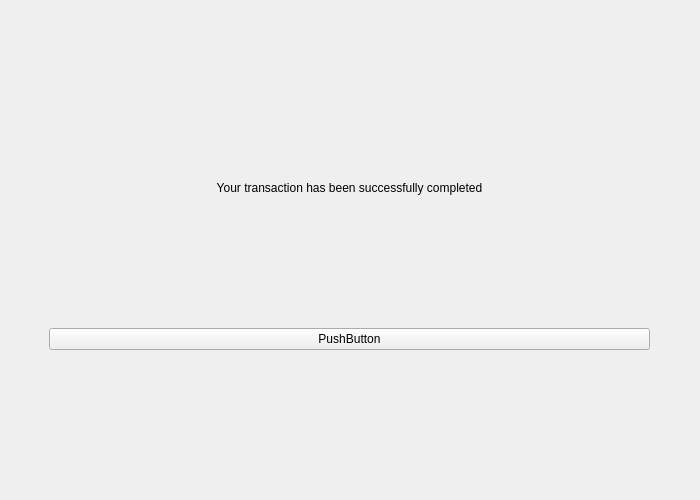
<?xml version="1.0" encoding="UTF-8"?>
<ui version="4.0">
 <class>CheckBalancePage</class>
 <widget class="QWidget" name="CheckBalancePage">
  <property name="geometry">
   <rect>
    <x>0</x>
    <y>0</y>
    <width>700</width>
    <height>500</height>
   </rect>
  </property>
  <property name="windowTitle">
   <string>Form</string>
  </property>
  <widget class="QStackedWidget" name="stackedWidget">
   <property name="geometry">
    <rect>
     <x>0</x>
     <y>0</y>
     <width>700</width>
     <height>500</height>
    </rect>
   </property>
   <widget class="QWidget" name="PrintReceipt">
    <widget class="QWidget" name="verticalLayoutWidget">
     <property name="geometry">
      <rect>
       <x>-1</x>
       <y>-1</y>
       <width>701</width>
       <height>501</height>
      </rect>
     </property>
     <layout class="QVBoxLayout" name="verticalLayout">
      <property name="spacing">
       <number>2</number>
      </property>
      <property name="leftMargin">
       <number>50</number>
      </property>
      <property name="topMargin">
       <number>50</number>
      </property>
      <property name="rightMargin">
       <number>50</number>
      </property>
      <property name="bottomMargin">
       <number>150</number>
      </property>
      <item>
       <widget class="QLabel" name="lblText">
        <property name="text">
         <string>Your transaction has been successfully completed</string>
        </property>
        <property name="alignment">
         <set>Qt::AlignCenter</set>
        </property>
       </widget>
      </item>
      <item>
       <widget class="QPushButton" name="btnReceipt">
        <property name="text">
         <string>PushButton</string>
        </property>
       </widget>
      </item>
     </layout>
    </widget>
   </widget>
   <widget class="QWidget" name="NULL_2"/>
  </widget>
 </widget>
 <resources/>
 <connections/>
</ui>
